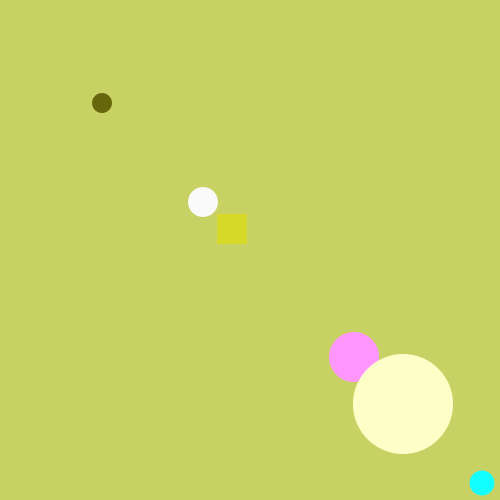
Frame 1 (no input)
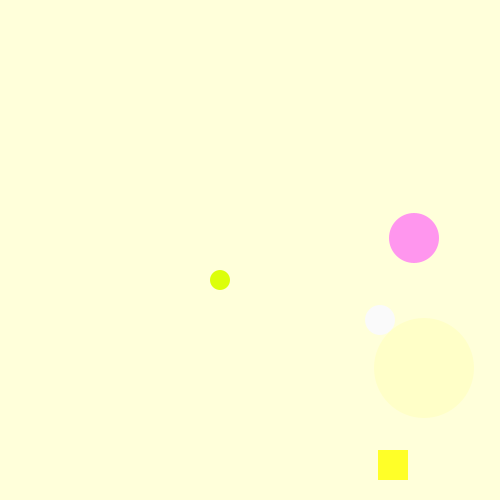
Frame 60 (the mouse pressed at the canvas centre just before this capture)
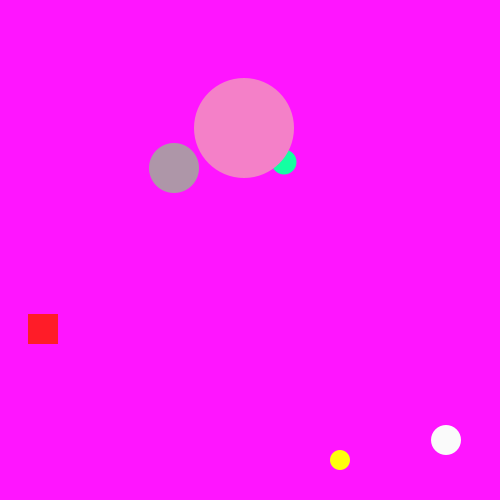
Frame 120 (the mouse held since frame 60 and released just before this capture)

The Processing sketch that drew these frames (run headless with seeded random() and noise(); from frame 60 on, the mouse is pressed at the canvas centre):

// Processing sketch: processing_113361
// ── processing_113361.pde

int circleX = 100;
int circleY = 100;
int speedX = 2;
int speedY = 3;

int circleA = 200;
int circleB = 200;
int speedA = 3;
int speedB = 2;

int circleC = 480;
int circleD = 480;
int speedC = 2;
int speedD = 3; 

int circleE = 350;
int circleF = 350;
int speedE = 4;
int speedF = 7;

int squareG = 210;
int squareH = 210;
int speedG = 7;
int speedH = 4;

int circleI = 400;
int circleJ = 400;
int speedI = 3;
int speedJ = 4;

void setup() {
  size(500, 500);
  frameRate(60);
}

void draw() {
  background(circleA, squareG, circleX);
  noStroke();
  circleX = circleX + speedX;
  circleY = circleY + speedY;
  fill(circleX, circleY, 11);
  ellipse(circleX, circleY, 20, 20);
  
  if (circleY > height) {
    speedY = -speedY;
  }
  if (circleY < 0) {
    speedY = -speedY;
  }
  if (circleX > width) {
    speedX = -speedX;
  } 
  if (circleX < 0) {
    speedX = -speedX;
  } 
  
  noStroke();
  circleA = circleA + speedA;
  circleB = circleB + speedB;
  fill(250, 250, 250);
  ellipse(circleA, circleB, 30, 30);
  
  if (circleB > height) {
    speedB = -speedB;
  }
  if (circleB < 0) {
    speedB = -speedB;
  }
  if (circleA > width) {
    speedA = -speedA;
  }
  if (circleA < 0) {
    speedA = -speedA;
  }
  
  noStroke();
  circleC = circleC + speedC;
  circleD = circleD + speedD;
  fill (20, circleC, circleD);
  ellipse(circleC, circleD, 25, 25);
  
    if (circleD > height) {
    speedD = -speedD;
  }
  if (circleD < 0) {
    speedD = -speedD;
  }
  if (circleC > width) {
    speedC = -speedC;
  }
  if (circleC < 0) {
    speedC = -speedC;
  }
  
  noStroke();
  circleE = circleE + speedE;
  circleF = circleF + speedF;
  fill(circleE, 150, circleF);
  ellipse(circleE, circleF, 50, 50);
  
     if (circleF > height) {
    speedF = -speedF;
  }
  if (circleF < 0) {
    speedF = -speedF;
  }
  if (circleE > width) {
    speedE = -speedE;
  }
  if (circleE < 0) {
    speedE = -speedE;
  }

noStroke();
squareG = squareG + speedG;
squareH = squareH + speedH;
fill(squareH, squareG, 40);
rect(squareG, squareH, 30, 30);

if (squareH > height) {
  speedH = -speedH;
}
if (squareH < 0) {
  speedH = -speedH;
}
if (squareG > width) {
  speedG = -speedG;
}
if (squareG < 0) {
  speedG = -speedG;
}
  
noStroke();
circleI = circleI + speedI;
circleJ = circleJ + speedJ;
fill(circleI, circleJ, 200);
ellipse(circleI, circleJ, 100, 100);

if (circleJ > height) {
  speedJ = -speedJ;
}
if (circleJ < 0) {
  speedJ = -speedJ;
}
if (circleI > width) {
  speedI = -speedI;
}
if (circleI < 0) {
  speedI = -speedI;
}
  
}
